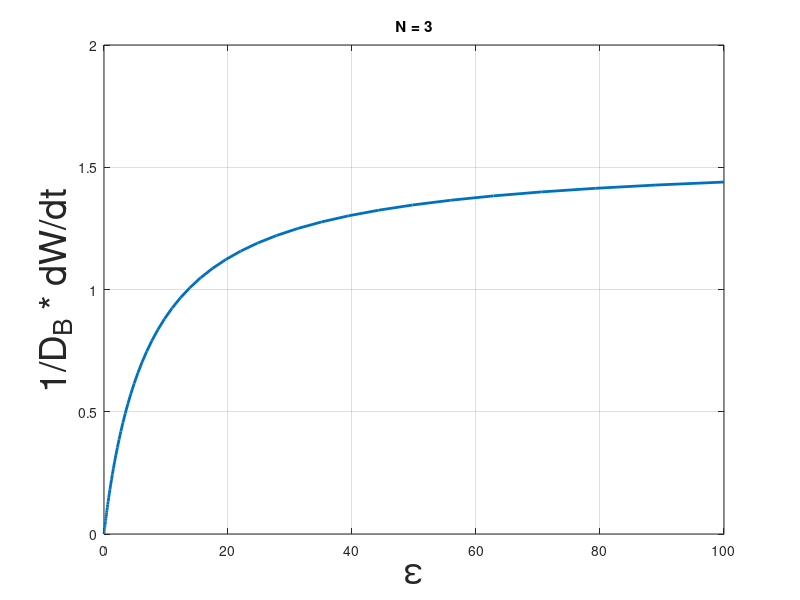

Source code (MATLAB):
% clear all

%eps = linspace(01e4,1e3);
eps = logspace(-3,2,100);
% ControlParameter = 'driving'
ControlParameter = 'bath'
for q=1:length(eps)
    N = 3; %number of levels
    
    Delta = 1/N; %Level Spacing
    beta=1;
    
    if(strcmp(ControlParameter,'driving'))
        a = eps(1); %transition rates a,b == w_a,w_b of the notes
        b = eps(q);
        gamma = 1; %bath coupling
    elseif (strcmp(ControlParameter,'bath'))
        a = 5;
        b = 10;
        gamma = eps(q);
    end
    lambda = sqrt(a*b);
    
    gammaUp = gamma*exp(-beta*Delta/2);
    gammaDown = gamma*exp(beta*Delta/2);
    
    A = zeros(3*N-6);
    V_1 = zeros(N,N-2);
    V_2 = zeros(N-2,N-4);
    for m=1:N
        for n=1:N-2
            if (m==n || m==n+2)
                V_1(m,n)=-1;
            end
            if(m==n+1)
                V_1(m,n)=2;
            end
        end
    end
    
    V_1 = V_1*lambda;
    

    for m=1:N-2
        for n=1:N-4
            if (m==n || m==n+2)
                V_2(m,n)=-1;
            end
            if(m==n+1)
                V_2(m,n)=2;
            end
            
        end
    end
    V_2 = V_2*lambda;
    
    A(N+1:2*N-2,1:N) = V_1.';
    A(2*N-1:end,N+1:2*N-2) = V_2.';
    A = A + A';
    
    
    A_1 = -(a+b+gammaUp+gammaDown)* diag(ones(N,1),0) + ...
        (a+gammaDown)* diag(mod(1:N-1,2),1)+(b+gammaDown)*diag(mod(0:N-2,2),1) +...
        (a+gammaUp)* diag(mod(1:N-1,2),-1) + (b+gammaUp)*diag(mod(0:N-2,2),-1);
    
    A_2 = -2*(a+b+gamma + i*Delta)*diag(ones(N-2,1),0) + ...
        2*a* diag(mod(1:N-3,2),1)  + 2*b*diag(mod(0:N-4,2),1)+...
        2*a* diag(mod(1:N-3,2),-1) + 2*b*diag(mod(0:N-4,2),-1);
    
    
    if (N>3)
        A_3 = -(a+b+2*gamma+i*4*Delta)*diag(ones(N-4,1),0) + ...
            a* diag(mod(1:N-5,2),1)  + b*diag(mod(0:N-6,2),1) +...
            a* diag(mod(1:N-5,2),-1)/2 + b*diag(mod(0:N-6,2),-1);
        
        A = A + blkdiag(A_1,A_2,A_3);
        A(2*N-2,2*N-2) =A(2*N-2,2*N-2)+ a;
        A = [A;[ones(1,N),zeros(1,2*N-6)]];
        B=[zeros(3*N-6,1);1];
    else
        A = A + blkdiag(A_1,A_2);
        A = [A;[ones(1,N),zeros(1,2*N-5)]];
        B=[zeros(3*N-5,1);1];
    end
    if(mod(N,2)~=0)
        A(1,1) = A(1,1)+b+gammaDown;
        A(N,N) = A(N,N)+a+gammaUp;
        A(N+1,N+1) = A(N+1,N+1) + b;
    else
        A(1,1) = A(1,1)+b+gammaDown;
        A(N,N) = A(N,N)+b+gammaUp;
        A(N+1,N+1) = A(N+1,N+1) + b;
        
    end
    
    
    %Solution to steady state equation
%      [reX,R] = linsolve((A+conj(A))/2,B);
%      [imX,R] = linsolve((A-conj(A))/2/i,B);
%      X = reX+i*imX;
 
 [X,R] = linsolve(A,B);
  P = real(X(1:N).');
    %Heating rate
%     Wdot(q) = sum(diff(P).*(a*mod(1:N-1,2)+b*mod(0:N-2,2)))/Delta/gamma;
    Wdot(q) = sum(diff(P).*(a*mod(1:N-1,2)+b*mod(0:N-2,2)));
end

figure;plot(eps,-Wdot,'LineWidth',2);
grid;%axes('FontSize',15);
% axis([0,eps(end),0,1.2])
xlabel('\epsilon','FontSize',27);
ylabel('1/D_B * dW/dt','FontSize',27);
title(['N = ',num2str(N)]);
% print(gcf, '-depsc2', '/Users/daniel/Desktop/Thesis/code/slrt/figures/dotWvsGammaQuantum.eps')

